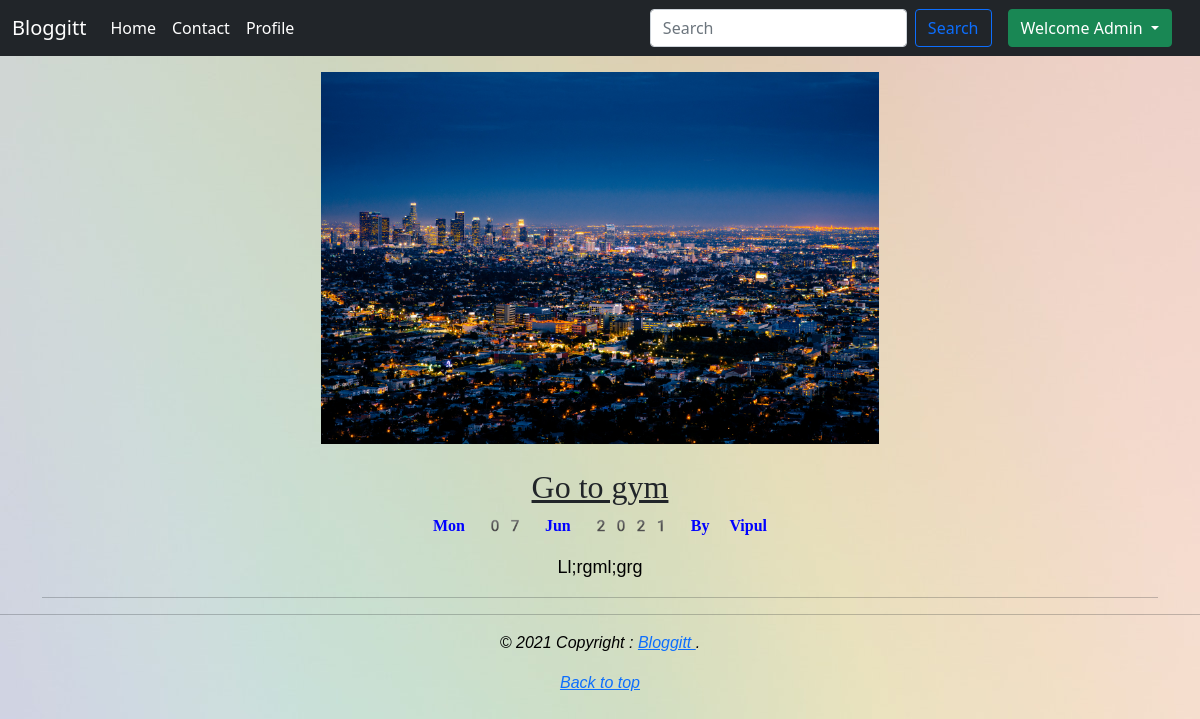
Page /blogview/go-to-gym (signed in) on the committed database.
### blog/models.py (models this page shows, shortened)
class post(models.Model):
    Sno=models.AutoField(primary_key=True)
    title=models.CharField(max_length=50)
    slug = AutoSlugField(populate_from='title', max_length=20)
    user = models.ForeignKey(settings.AUTH_USER_MODEL, on_delete=models.CASCADE,blank=True,null=True)
    desc=models.TextField()
    time=models.DateTimeField(blank=True,auto_now=True)
    thumbnail=models.ImageField( upload_to='media')

### blog/views.py (the view)
# urls.py: path('blogview/<slug:slug>', views.blogview, name='blogview'),
def blogview(request, slug):
    blogs=post.objects.filter(slug=slug).first()
    return render(request,'blogview.html',{"Blog":blogs})

### templates/blogview.html (shortened to what this page needs)
{% extends 'base.html' %}
{% block body%}
<center>
 <div class = "container my-3" style="word-wrap: break-word;">
  {% if Blog.thumbnail %}
           <img src="{{Blog.thumbnail.url}}" width="50%" height="50%"/>
    {% endif %}
    <br>
    <h2 class="blog-post-title" style="font-style: normal;
    font-family: fangsong;
    text-decoration: underline;">{{Blog.title|capfirst|safe}}</h2>
      <strong><p class="blog-post-meta" style="color: blue;
       font-family: emoji;">{{Blog.time|date:"D d M Y"}} By {{Blog.user.first_name|capfirst}}</p></strong>
      <p style="
    font-family: sans-serif;
    font-size: large;
    color: black;">{{Blog.desc|capfirst}}</p>
      <hr>
</div>
</center>
{% endblock body%}

### templates/base.html (shortened to what this page needs)
<!doctype html>
{% load static %}
<html lang="en">
  <head>
    <link href="{% static "styles.css" %}" rel="stylesheet">
    <link href="https://cdn.jsdelivr.net/npm/bootstrap@5.0.0-beta3/dist/css/bootstrap.min.css" rel="stylesheet">
  </head>
  <body style="background-image: url('{% static "color.jpg"%}');">
 <nav class="navbar navbar-expand-sm navbar-dark bg-dark" aria-label="Third navbar example">
    <div class="container-fluid">
      <a class="navbar-brand" href="/">Bloggitt</a>
      <div class="collapse navbar-collapse" id="navbarsExample03">
        <ul class="navbar-nav me-auto mb-2 mb-sm-0">
          <li class="nav-item1">
            <a class="nav-link active" aria-current="page" href="/">Home</a>
          </li>
          <li class="nav-item">
            <a class="nav-link active" href="contact">Contact</a>
          </li>
          {%  if user.is_authenticated %}
          <li class="nav-item">
            <a class="nav-link active" href="profile">Profile</a>
          </li>
          {%endif%}
        </ul>
        <form method='GET' action='/search' class= "d-flex">
          <input class="form-control me-2" type="text" name='find' id='find' placeholder="Search" aria-label="Search">
          <button class="btn btn-outline-primary" type="submit">Search</button>
        </form>
        {% if user.is_authenticated %}
<div class="dropdown mx-3">
  <button class="btn btn-success dropdown-toggle" type="button" id="logutbutton" data-bs-toggle="dropdown" aria-expanded="false">
    Welcome {{user|capfirst}}
  </button>
</div>
{%endif%}
      </div>
    </div>
  </nav>
{% block body%}
{% endblock body %}
<hr>
<center>
<footer class="footer" style="font-family: sans-serif;
    color: black;
    font-style: oblique">
  <p>© 2021 Copyright : <a href="/"> Bloggitt </a>.</p>
  <p>
    <a href="#">Back to top</a>
  </p>
</footer>
</center>
 </body>
</html>

### static/styles.css (style rules this page uses)
.navbar-dark .navbar-brand { font-family: system-ui; }

### rows in the picture
post: thumbnail (picture), title "Go to gym", time "Mon 07 Jun 2021", user.first_name "Vipul", desc "Ll;rgml;grg"

### other values in the picture
{{ user|capfirst }} "Admin"
